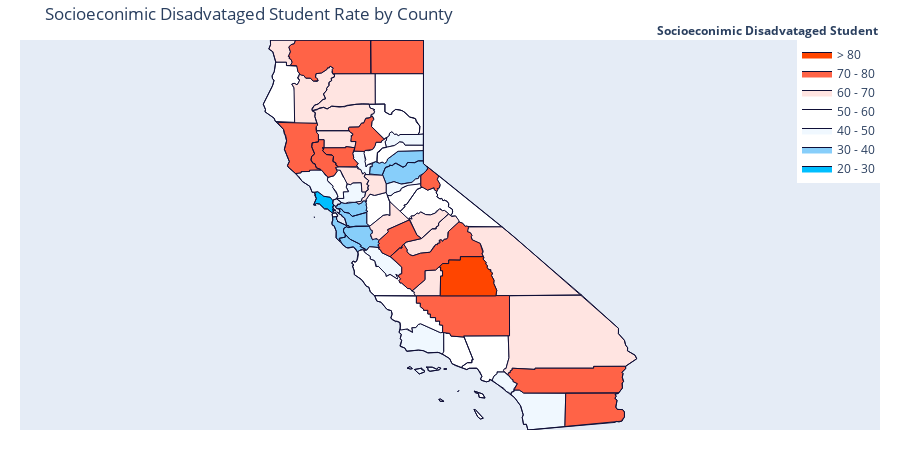

Notebook cell for this chart:
### Code cell
counties = countydf['code'].tolist()
score = countydf['SocioEconDis'].tolist()

heatmap_color = [
    'black',
    'black',
    'black',
    'deepskyblue', # 20-30
    'lightskyblue', # 30-40
    'aliceblue', # 40-50
    'white', # 50-60
    'mistyrose', # 60-70
    'tomato', # 70-80
    'orangered' # 80+
    
]

endpts = list(range(0,90,10))

fig = ff.create_choropleth(
      fips = counties, values = score, colorscale = heatmap_color,
      show_state_data = True, scope = ['CA'],
      binning_endpoints=endpts,
      county_outline={'color': 'rgb(15,15,55)', 'width': 1},
      state_outline={'color': 'rgb(15,15,55)', 'width': 1},
      legend_title='Socioeconimic Disadvataged Student', title='Socioeconimic Disadvataged Student Rate by County'
   )


iplot(fig)
# plotly.offline.plot(fig, filename='cali_absent.html')

### Figure 1 — Plotly figure (JSON) as saved in the notebook; plotly's stock layout.template omitted (floating-point values rounded to 4 significant figures; data arrays with more than 128 entries replaced by an {"elided": "..."} marker saying what was removed)
{"data": [{"fill": "toself", "fillcolor": "black", "hoverinfo": "none", "line": {"color": "rgb(15,15,55)", "width": 1}, "mode": "lines", "name": "< 0", "type": "scatter", "x": [], "y": []}, {"fill": "toself", "fillcolor": "black", "hoverinfo": "none", "line": {"color": "rgb(15,15,55)", "width": 1}, "mode": "lines", "name": "0 - 10", "type": "scatter", "x": [], "y": []}, {"fill": "toself", "fillcolor": "black", "hoverinfo": "none", "line": {"color": "rgb(15,15,55)", "width": 1}, "mode": "lines", "name": "10 - 20", "type": "scatter", "x": [], "y": []}, {"fill": "toself", "fillcolor": "deepskyblue", "hoverinfo": "none", "line": {"color": "rgb(15,15,55)", "width": 1}, "mode": "lines", "name": "20 - 30", "type": "scatter", "x": [-122.4, -122.4, -122.4, -122.4, -122.4, null, -123.0, -122.9, -123.0, -122.9, -122.7, -122.6, -122.5, -122.5, -122.5, -122.4, -122.5, -122.5, -122.5, -122.4, -122.5, -122.5, -122.5, -122.5, -122.6, -122.7, -122.9, -122.9, -123.0, -123.0, -123.0, null], "y": [37.86, 37.87, 37.85, 37.86, 37.86, null, 38.0, 38.15, 38.3, 38.32, 38.21, 38.19, 38.14, 38.1, 38.02, 37.98, 37.97, 37.94, 37.93, 37.88, 37.86, 37.89, 37.83, 37.81, 37.9, 37.9, 38.02, 38.03, 38.01, 37.99, 38.0, null]}, {"fill": "toself", "fillcolor": "lightskyblue", "hoverinfo": "none", "line": {"color": "rgb(15,15,55)", "width": 1}, "mode": "lines", "name": "30 - 40", "type": "scatter", "x": {"elided": "158 float values"}, "y": {"elided": "158 float values"}}, {"fill": "toself", "fillcolor": "aliceblue", "hoverinfo": "none", "line": {"color": "rgb(15,15,55)", "width": 1}, "mode": "lines", "name": "40 - 50", "type": "scatter", "x": {"elided": "215 float values"}, "y": {"elided": "215 float values"}}, {"fill": "toself", "fillcolor": "white", "hoverinfo": "none", "line": {"color": "rgb(15,15,55)", "width": 1}, "mode": "lines", "name": "50 - 60", "type": "scatter", "x": {"elided": "424 float values"}, "y": {"elided": "424 float values"}}, {"fill": "toself", "fillcolor": "mistyrose", "hoverinfo": "none", "line": {"color": "rgb(15,15,55)", "width": 1}, "mode": "lines", "name": "60 - 70", "type": "scatter", "x": {"elided": "345 float values"}, "y": {"elided": "345 float values"}}, {"fill": "toself", "fillcolor": "tomato", "hoverinfo": "none", "line": {"color": "rgb(15,15,55)", "width": 1}, "mode": "lines", "name": "70 - 80", "type": "scatter", "x": {"elided": "320 float values"}, "y": {"elided": "320 float values"}}, {"fill": "toself", "fillcolor": "orangered", "hoverinfo": "none", "line": {"color": "rgb(15,15,55)", "width": 1}, "mode": "lines", "name": "> 80", "type": "scatter", "x": [-119.6, -119.5, -119.3, -119.3, -119.0, -119.0, -118.4, -118.3, -118.4, -118.3, -118.3, -118.2, -118.2, -118.2, -118.1, -118.2, -118.1, -118.1, -118.1, -118.1, -118.0, -118.0, -119.5, -119.5, -119.5, -119.5, -119.5, -119.5, -119.6, null], "y": [36.49, 36.58, 36.57, 36.66, 36.66, 36.74, 36.74, 36.71, 36.69, 36.6, 36.56, 36.52, 36.48, 36.43, 36.42, 36.39, 36.35, 36.28, 36.17, 36.09, 35.93, 35.79, 35.79, 36.27, 36.27, 36.4, 36.4, 36.49, 36.49, null]}, {"hoverinfo": "text", "legendgroup": "centroids", "marker": {"color": "white", "opacity": 0}, "mode": "markers", "name": "US Counties", "selected": {"marker": {"color": "white", "opacity": 1, "size": 3}}, "showlegend": false, "text": ["County: Ventura<br>State: California<br>FIPS: 06111<br>Value: 54.8473679368421", "County: Ventura<br>State: California<br>FIPS: 06111<br>Value: 54.8473679368421", "County: Ventura<br>State: California<br>FIPS: 06111<br>Value: 54.8473679368421", "County: Santa Barbara<br>State: California<br>FIPS: 06083<br>Value: 44.97500019499999", "County: Santa Barbara<br>State: California<br>FIPS: 06083<br>Value: 44.97500019499999", "County: Santa Barbara<br>State: California<br>FIPS: 06083<br>Value: 44.97500019499999", "County: Santa Barbara<br>State: California<br>FIPS: 06083<br>Value: 44.97500019499999", "County: Santa Barbara<br>State: California<br>FIPS: 06083<br>Value: 44.97500019499999", "County: San Francisco<br>State: California<br>FIPS: 06075<br>Value: 54.700001", "County: San Francisco<br>State: California<br>FIPS: 06075<br>Value: 54.700001", "County: San Francisco<br>State: California<br>FIPS: 06075<br>Value: 54.700001", "County: San Francisco<br>State: California<br>FIPS: 06075<br>Value: 54.700001", "County: San Francisco<br>State: California<br>FIPS: 06075<br>Value: 54.700001", "County: Marin<br>State: California<br>FIPS: 06041<br>Value: 27.19999996111111", "County: Marin<br>State: California<br>FIPS: 06041<br>Value: 27.19999996111111", "County: Los Angeles<br>State: California<br>FIPS: 06037<br>Value: 58.88500003875", "County: Los Angeles<br>State: California<br>FIPS: 06037<br>Value: 58.88500003875", "County: Los Angeles<br>State: California<br>FIPS: 06037<br>Value: 58.88500003875", "County: Del Norte<br>State: California<br>FIPS: 06015<br>Value: 68.400002", "County: Del Norte<br>State: California<br>FIPS: 06015<br>Value: 68.400002", "County: Alameda<br>State: California<br>FIPS: 06001<br>Value: 39.077777766666664", "County: Alpine<br>State: California<br>FIPS: 06003<br>Value: 73.400002", "County: Amador<br>State: California<br>FIPS: 06005<br>Value: 42.5", "County: Butte<br>State: California<br>FIPS: 06007<br>Value: 71.42857135714286", "County: Calaveras<br>State: California<br>FIPS: 06009<br>Value: 50.07499975", "County: Colusa<br>State: California<br>FIPS: 06011<br>Value: 76.9000015", "County: Contra Costa<br>State: California<br>FIPS: 06013<br>Value: 31.533333844444446", "County: El Dorado<br>State: California<br>FIPS: 06017<br>Value: 39.67999946666667", "County: Fresno<br>State: California<br>FIPS: 06019<br>Value: 75.250000375", "County: Glenn<br>State: California<br>FIPS: 06021<br>Value: 69.43749962499999", "County: Humboldt<br>State: California<br>FIPS: 06023<br>Value: 58.596774419354844", "County: Imperial<br>State: California<br>FIPS: 06025<br>Value: 72.325000375", "County: Inyo<br>State: California<br>FIPS: 06027<br>Value: 65.94999866666666", "County: Kern<br>State: California<br>FIPS: 06029<br>Value: 73.76595740425532", "County: Kings<br>State: California<br>FIPS: 06031<br>Value: 67.42307607692308", "County: Lake<br>State: California<br>FIPS: 06033<br>Value: 75.61666616666666", "County: Lassen<br>State: California<br>FIPS: 06035<br>Value: 51.93000010000001", "County: Madera<br>State: California<br>FIPS: 06039<br>Value: 64.33333288888889", "County: Mariposa<br>State: California<br>FIPS: 06043<br>Value: 65.599998", "County: Mendocino<br>State: California<br>FIPS: 06045<br>Value: 70.74166658333334", "County: Merced<br>State: California<br>FIPS: 06047<br>Value: 76.71499975", "County: Modoc<br>State: California<br>FIPS: 06049<br>Value: 72.03333266666667", "County: Mono<br>State: California<br>FIPS: 06051<br>Value: 52.75", "County: Monterey<br>State: California<br>FIPS: 06053<br>Value: 59.86666691666667", "County: Napa<br>State: California<br>FIPS: 06055<br>Value: 58.8400002", "County: Nevada<br>State: California<br>FIPS: 06057<br>Value: 50.555555999999996", "County: Orange<br>State: California<br>FIPS: 06059<br>Value: 48.97037074074074", "County: Placer<br>State: California<br>FIPS: 06061<br>Value: 32.91250025", "County: Plumas<br>State: California<br>FIPS: 06063<br>Value: 53.599998", "County: Riverside<br>State: California<br>FIPS: 06065<br>Value: 71.08695708695652", "County: Sacramento<br>State: California<br>FIPS: 06067<br>Value: 63.07692261538462", "County: San Benito<br>State: California<br>FIPS: 06069<br>Value: 49.15454554545454", "County: San Bernardino<br>State: California<br>FIPS: 06071<br>Value: 67.07878763636363", "County: San Diego<br>State: California<br>FIPS: 06073<br>Value: 47.73333340476191", "County: San Joaquin<br>State: California<br>FIPS: 06077<br>Value: 55.50000057142858", "County: San Luis Obispo<br>State: California<br>FIPS: 06079<br>Value: 50.1100007", "County: San Mateo<br>State: California<br>FIPS: 06081<br>Value: 31.495652108695648", "County: Santa Clara<br>State: California<br>FIPS: 06085<br>Value: 33.019354696774194", "County: Santa Cruz<br>State: California<br>FIPS: 06087<br>Value: 33.49090974545454", "County: Shasta<br>State: California<br>FIPS: 06089<br>Value: 61.471999479999994", "County: Sierra<br>State: California<br>FIPS: 06091<br>Value: 45.700001", "County: Siskiyou<br>State: California<br>FIPS: 06093<br>Value: 73.17599988", "County: Solano<br>State: California<br>FIPS: 06095<br>Value: 46.85000016666667", "County: Sonoma<br>State: California<br>FIPS: 06097<br>Value: 47.515000099999995", "County: Stanislaus<br>State: California<br>FIPS: 06099<br>Value: 61.70400012", "County: Sutter<br>State: California<br>FIPS: 06101<br>Value: 47.08333366666667", "County: Tehama<br>State: California<br>FIPS: 06103<br>Value: 65.94285628571429", "County: Trinity<br>State: California<br>FIPS: 06105<br>Value: 68.56666588888889", "County: Tulare<br>State: California<br>FIPS: 06107<br>Value: 81.33720953488373", "County: Tuolumne<br>State: California<br>FIPS: 06109<br>Value: 52.78181845454546", "County: Yolo<br>State: California<br>FIPS: 06113<br>Value: 60.4199984", "County: Yuba<br>State: California<br>FIPS: 06115<br>Value: 52.64000120000001"], "type": "scatter", "unselected": {"marker": {"opacity": 0}}, "x": [[-119.4], [-119.1], [-119.5], [-119.0], [-119.7], [-120.1], [-120.4], [-120.0], [-123.0], [-122.3], [-122.4], [-122.4], [-122.4], [-122.4], [-122.7], [-118.4], [-118.5], [-118.2], [-124.2], [-123.9], -121.9, -119.8, -120.7, -121.6, -120.6, -122.2, -121.9, -120.5, -119.6, -122.4, -123.9, -115.4, -117.4, -118.7, -119.8, -122.8, -120.6, -119.8, -119.9, -123.4, -120.7, -120.7, -118.9, -121.2, -122.3, -120.8, -117.8, -120.7, -120.8, -116.0, -121.3, -121.1, -116.2, -116.7, -121.3, -120.4, -122.3, -121.7, -122.0, -122.0, -120.5, -122.5, -121.9, -122.9, -121.0, -121.7, -122.2, -123.1, -118.8, -120.0, -121.9, -121.4], "y": [[34.01], [34.47], [33.25], [33.48], [34.01], [33.97], [34.04], [34.72], [37.7], [37.78], [37.82], [37.86], [37.76], [37.86], [38.07], [33.38], [32.9], [34.36], [41.95], [41.74], 37.65, 38.6, 38.45, 39.67, 38.2, 39.18, 37.92, 38.78, 36.76, 39.6, 40.7, 33.04, 36.51, 35.34, 36.08, 39.1, 40.67, 37.22, 37.58, 39.44, 37.19, 41.59, 37.94, 36.22, 38.51, 39.3, 33.7, 39.06, 40.0, 33.74, 38.45, 36.61, 34.84, 33.03, 37.93, 35.39, 37.42, 37.23, 37.06, 40.76, 39.58, 41.59, 38.27, 38.53, 37.56, 39.03, 40.13, 40.65, 36.22, 38.03, 38.69, 39.27]}, {"hoverinfo": "text", "legendgroup": "States", "line": {"color": "rgb(15,15,55)", "width": 1}, "mode": "lines", "showlegend": false, "type": "scatter", "x": {"elided": "263 float values"}, "y": {"elided": "263 float values"}}], "layout": {"annotations": [{"showarrow": false, "text": "<b>Socioeconimic Disadvataged Student</b>", "x": 1, "xanchor": "right", "xref": "paper", "y": 1.05, "yref": "paper"}], "dragmode": "select", "height": 450, "hovermode": "closest", "legend": {"traceorder": "reversed", "x": 1, "xanchor": "right", "y": 1, "yanchor": "top"}, "margin": {"b": 20, "l": 20, "r": 20, "t": 40}, "title": {"text": "Socioeconimic Disadvataged Student Rate by County"}, "width": 900, "xaxis": {"autorange": false, "fixedrange": true, "range": [-131.1, -107.4], "showgrid": false, "showticklabels": false, "zeroline": false}, "yaxis": {"autorange": false, "fixedrange": true, "range": [32.53, 42.0], "showgrid": false, "showticklabels": false, "zeroline": false}}}
